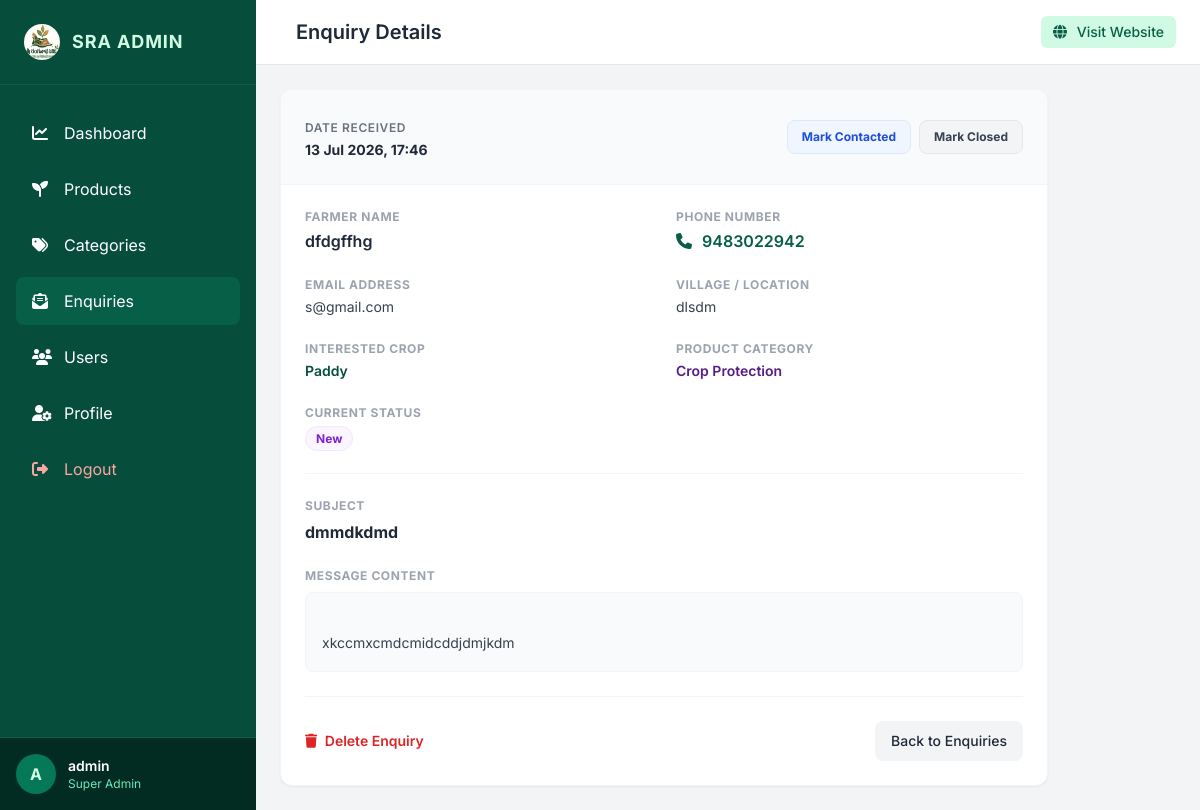
The app's page /dashboard/enquiries/1/ (signed in) with its own data.
### accounts/models.py (models this page shows, shortened)
class User(AbstractUser):
    ROLE_CHOICES = (
        ('super_admin', 'Super Admin'),
        ('admin', 'Admin'),
        ('store_manager', 'Store Manager'),
    )
    role = models.CharField(max_length=20, choices=ROLE_CHOICES, default='store_manager')
    avatar = models.ImageField(upload_to='avatars/', null=True, blank=True)
    phone = models.CharField(max_length=15, null=True, blank=True)
    objects = UserManager()

### enquiries/models.py (models this page shows, shortened)
class Enquiry(models.Model):
    STATUS_CHOICES = (
        ('new', 'New'),
        ('contacted', 'Contacted'),
        ('closed', 'Closed'),
    )
    name = models.CharField(max_length=150)
    phone = models.CharField(max_length=15)
    email = models.EmailField(blank=True, null=True)
    village = models.CharField(max_length=150, blank=True, null=True)
    crop_type = models.CharField(max_length=100, blank=True, null=True)
    product_category = models.CharField(max_length=100, blank=True, null=True)
    subject = models.CharField(max_length=200, blank=True, null=True)
    message = models.TextField()
    ip_address = models.GenericIPAddressField(blank=True, null=True)
    status = models.CharField(max_length=20, choices=STATUS_CHOICES, default='new')
    created_at = models.DateTimeField(auto_now_add=True)
    updated_at = models.DateTimeField(auto_now=True)
    class Meta:
        verbose_name_plural = "Enquiries"
        ordering = ['-created_at']

### dashboard/views.py (the view)
        def wrapped_view(request, *args, **kwargs):
            if not request.user.is_authenticated:
                return redirect('login')
            if request.user.role in allowed_roles or request.user.is_superuser:
                return view_func(request, *args, **kwargs)
            messages.error(request, "You do not have permission to access this page.")
            return redirect('dashboard_home')

### dashboard/views.py (called while the page is built)
def role_required(allowed_roles):
    def decorator(view_func):
        def wrapped_view(request, *args, **kwargs):
            if not request.user.is_authenticated:
                return redirect('login')
            if request.user.role in allowed_roles or request.user.is_superuser:
                return view_func(request, *args, **kwargs)
            messages.error(request, "You do not have permission to access this page.")
            return redirect('dashboard_home')
        return wrapped_view
    return decorator

### enquiries/views.py (called while the page is built)
@login_required
@role_required(['super_admin', 'admin', 'store_manager'])
def enquiry_detail(request, pk):
    enquiry = get_object_or_404(Enquiry, pk=pk)
    return render(request, 'dashboard/enquiries/detail.html', {'enquiry': enquiry})

### templates/dashboard/enquiries/detail.html (shortened to what this page needs)
{% extends 'dashboard/base.html' %}
{% block header_title %}Enquiry Details{% endblock %}
{% block content %}
<div class="max-w-3xl bg-white rounded-xl shadow-sm border border-gray-100 overflow-hidden">
  <div class="p-6 border-b border-gray-100 bg-gray-50 flex items-center justify-between flex-wrap gap-4">
    <div>
      <span class="text-xs text-gray-500 font-semibold uppercase tracking-wider">Date Received</span>
      <h3 class="font-bold text-gray-800 text-sm mt-0.5">{{ enquiry.created_at|date:"d M Y, H:i" }}</h3>
    </div>
    <div class="flex items-center space-x-2">
      <a href="{% url 'enquiry_update_status' enquiry.id 'contacted' %}" class="bg-blue-50 text-blue-700 hover:bg-blue-100 text-xs font-bold px-3.5 py-2 rounded-lg border border-blue-100 transition-colors">Mark Contacted</a>
      <a href="{% url 'enquiry_update_status' enquiry.id 'closed' %}" class="bg-gray-100 text-gray-700 hover:bg-gray-200 text-xs font-bold px-3.5 py-2 rounded-lg border border-gray-200 transition-colors">Mark Closed</a>
    </div>
  </div>
  <div class="p-6 space-y-6">
    <div class="grid grid-cols-1 md:grid-cols-2 gap-6">
      <div>
        <label class="block text-xs text-gray-400 font-bold uppercase tracking-wider">Farmer Name</label>
        <div class="text-base font-semibold text-gray-800 mt-1">{{ enquiry.name }}</div>
      </div>
      <div>
        <label class="block text-xs text-gray-400 font-bold uppercase tracking-wider">Phone Number</label>
        <div class="text-base font-semibold text-emerald-800 mt-1">
          <a href="tel:{{ enquiry.phone }}"><i class="fa-solid fa-phone mr-1.5"></i> {{ enquiry.phone }}</a>
        </div>
      </div>
      <div>
        <label class="block text-xs text-gray-400 font-bold uppercase tracking-wider">Email Address</label>
        <div class="text-sm text-gray-700 mt-1">{{ enquiry.email|default:"Not provided" }}</div>
      </div>
      <div>
        <label class="block text-xs text-gray-400 font-bold uppercase tracking-wider">Village / Location</label>
        <div class="text-sm text-gray-700 mt-1">{{ enquiry.village|default:"Not provided" }}</div>
      </div>
      <div>
        <label class="block text-xs text-gray-400 font-bold uppercase tracking-wider">Interested Crop</label>
        <div class="text-sm font-semibold text-emerald-900 mt-1">{{ enquiry.crop_type|default:"Not specified" }}</div>
      </div>
      <div>
        <label class="block text-xs text-gray-400 font-bold uppercase tracking-wider">Product Category</label>
        <div class="text-sm font-semibold text-purple-900 mt-1">{{ enquiry.product_category|default:"Not specified" }}</div>
      </div>
      <div>
        <label class="block text-xs text-gray-400 font-bold uppercase tracking-wider">Current Status</label>
        <div class="mt-1">
          <span class="px-2.5 py-1 rounded-full text-xs font-bold border capitalize {% if enquiry.status == 'new' %}bg-purple-50 text-purple-700 border-purple-100{% elif enquiry.status == 'contacted' %}bg-blue-50 text-blue-700 border-blue-100{% else %}bg-gray-100 text-gray-600 border-gray-200{% endif %}">
            {{ enquiry.get_status_display }}
          </span>
        </div>
      </div>
    </div>
    <hr class="border-gray-100">
    <div>
      <label class="block text-xs text-gray-400 font-bold uppercase tracking-wider">Subject</label>
      <div class="text-base font-bold text-gray-800 mt-1.5">{{ enquiry.subject|default:"General enquiry" }}</div>
    </div>
    <div>
      <label class="block text-xs text-gray-400 font-bold uppercase tracking-wider">Message Content</label>
      <div class="p-4 bg-gray-50 rounded-lg border border-gray-100 text-sm text-gray-700 mt-2 whitespace-pre-line leading-relaxed">
        {{ enquiry.message }}
      </div>
    </div>
    <div class="pt-6 border-t border-gray-100 flex items-center justify-between">
      <a href="{% url 'enquiry_delete' enquiry.id %}" onclick="return confirm('Permanently delete this enquiry?')" class="text-red-600 hover:text-red-900 text-sm font-semibold"><i class="fa-solid fa-trash mr-1"></i> Delete Enquiry</a>
      <a href="{% url 'enquiry_list' %}" class="bg-gray-100 hover:bg-gray-200 text-gray-800 text-sm font-medium px-4 py-2.5 rounded-lg transition-colors">Back to Enquiries</a>
    </div>
  </div>
</div>
{% endblock %}

### templates/dashboard/base.html (shortened to what this page needs)
{% load static %}
<!DOCTYPE html>
<html lang="en">
<head>
  <script src="https://cdn.tailwindcss.com"></script>
  <link rel="stylesheet" href="https://cdnjs.cloudflare.com/ajax/libs/font-awesome/6.4.0/css/all.min.css">
</head>
<body class="flex bg-gray-100 min-h-screen">
  <aside id="sidebar" class="bg-emerald-900 text-white w-64 min-h-screen flex flex-col transition-all duration-300 ease-in-out z-30 fixed lg:static -translate-x-full lg:translate-x-0">
    <div class="p-6 border-b border-emerald-800 flex items-center justify-between">
      <div class="flex items-center space-x-3">
        <img src="{% static 'logo.webp' %}" alt="SRA Logo" class="w-9 h-9 rounded-full" loading="lazy" width="40" height="40">
        <span class="font-bold text-lg tracking-wider text-emerald-100">SRA ADMIN</span>
      </div>
    </div>
    <nav class="flex-1 px-4 py-6 space-y-2 overflow-y-auto">
      <a href="{% url 'dashboard_home' %}" class="flex items-center space-x-3 px-4 py-3 rounded-lg hover:bg-emerald-800 transition-colors {% if request.resolver_match.url_name == 'dashboard_home' %}bg-emerald-800{% endif %}">
        <i class="fa-solid fa-chart-line w-5"></i>
        <span>Dashboard</span>
      </a>
      <a href="{% url 'product_list' %}" class="flex items-center space-x-3 px-4 py-3 rounded-lg hover:bg-emerald-800 transition-colors {% if 'product' in request.path %}bg-emerald-800{% endif %}">
        <i class="fa-solid fa-seedling w-5"></i>
        <span>Products</span>
      </a>
      <a href="{% url 'category_list' %}" class="flex items-center space-x-3 px-4 py-3 rounded-lg hover:bg-emerald-800 transition-colors {% if 'categories' in request.path %}bg-emerald-800{% endif %}">
        <i class="fa-solid fa-tags w-5"></i>
        <span>Categories</span>
      </a>
      <a href="{% url 'enquiry_list' %}" class="flex items-center space-x-3 px-4 py-3 rounded-lg hover:bg-emerald-800 transition-colors {% if 'enquiries' in request.path %}bg-emerald-800{% endif %}">
        <i class="fa-solid fa-envelope-open-text w-5"></i>
        <span>Enquiries</span>
      </a>
      {% if request.user.role == 'super_admin' or request.user.role == 'admin' %}
      <a href="{% url 'user_list' %}" class="flex items-center space-x-3 px-4 py-3 rounded-lg hover:bg-emerald-800 transition-colors {% if 'users' in request.path %}bg-emerald-800{% endif %}">
        <i class="fa-solid fa-users w-5"></i>
        <span>Users</span>
      </a>
      {% endif %}
      <a href="{% url 'profile_edit' %}" class="flex items-center space-x-3 px-4 py-3 rounded-lg hover:bg-emerald-800 transition-colors {% if 'profile' in request.path %}bg-emerald-800{% endif %}">
        <i class="fa-solid fa-user-gear w-5"></i>
        <span>Profile</span>
      </a>
      <a href="{% url 'logout' %}" class="flex items-center space-x-3 px-4 py-3 rounded-lg hover:bg-emerald-800 text-red-300 transition-colors mt-8">
        <i class="fa-solid fa-right-from-bracket w-5"></i>
        <span>Logout</span>
      </a>
    </nav>
    <div class="p-4 border-t border-emerald-800 flex items-center space-x-3 bg-emerald-950">
      {% if request.user.avatar %}
        <img src="{{ request.user.avatar.url }}" alt="Avatar" class="w-10 h-10 rounded-full object-cover" loading="lazy" width="800" height="600">
      {% else %}
        <div class="w-10 h-10 rounded-full bg-emerald-700 flex items-center justify-center font-bold text-emerald-100">
          {{ request.user.username|slice:":1"|upper }}
        </div>
      {% endif %}
      <div class="flex-1 min-w-0">
        <p class="text-sm font-semibold truncate">{{ request.user.username }}</p>
        <p class="text-xs text-emerald-300 capitalize truncate">{{ request.user.get_role_display }}</p>
      </div>
    </div>
  </aside>
  <div class="flex-1 flex flex-col min-w-0 overflow-hidden lg:pl-0">
    <header class="bg-white border-b border-gray-200 px-6 py-4 flex items-center justify-between z-10">
      <div class="flex items-center space-x-4">
        <h1 class="text-xl font-semibold text-gray-800">{% block header_title %}SRA Admin Dashboard{% endblock %}</h1>
      </div>
      <div class="flex items-center space-x-4">
        <a href="{% url 'home' %}" target="_blank" class="text-sm bg-emerald-100 text-emerald-800 px-3 py-1.5 rounded-md font-medium hover:bg-emerald-200 transition-colors">
          <i class="fa-solid fa-globe mr-1.5"></i> Visit Website
        </a>
      </div>
    </header>
<main id="main-content">
    <main class="flex-1 overflow-y-auto p-6">
      {% block content %}{% endblock %}
    </main>
  </div>
</body>
</html>

### templates/dashboard/base.html (style rules this page uses)
body { font-family: 'Inter', sans-serif; background-color: #f3f4f6; }

### records on screen
User: user.username "A", user.username "admin", user.role "Super Admin"
Enquiry: created_at "13 Jul 2026, 17:46", name "dfdgffhg", phone "9483022942", email "s@gmail.com", village "dlsdm", crop_type "Paddy", product_category "Crop Protection", status "New", subject "dmmdkdmd", message "xkccmxcmdcmidcddjdmjkdm"
